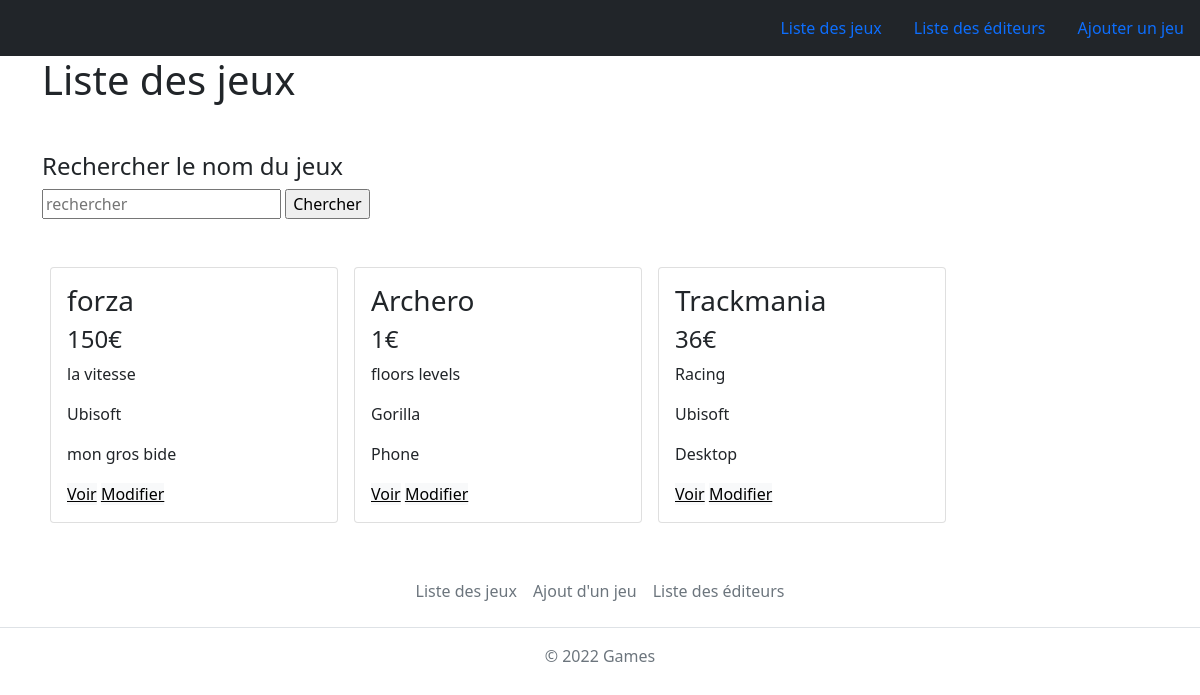
The page / on the database its author committed.
### tables this page shows
CREATE TABLE `games` (
  `id` int(11) NOT NULL,
  `name_game` varchar(50) NOT NULL,
  `description_game` text NOT NULL,
  `price` int(11) NOT NULL,
  `device` varchar(255) NOT NULL,
  `genre` varchar(255) NOT NULL,
  `editor` varchar(255) NOT NULL
);

### index.php (the view, shortened to what this page needs)
<?php
include('Config/db.php');
$allgames = $db->query('SELECT * FROM games ORDER BY id DESC');
?>
<!doctype html>
<html lang="en">
<head>
    <link href="https://cdn.jsdelivr.net/npm/bootstrap@5.1.3/dist/css/bootstrap.min.css" rel="stylesheet">
</head>
<body>
    <?php include('Components/Header.php'); ?>
    <div class="container">
        <h1 class="">Liste des jeux</h1>
        <h4 class="mt-5">Rechercher le nom du jeux</h4>
        <form method="GET" class="mb-5">
            <input type="search" name="search" placeholder="rechercher">
            <input type="submit" name="chercher" value="Chercher">
        </form>
        <div class="d-flex flex-wrap">
            <?php if ($allgames->rowCount() > 0) {
                foreach ($allgames as $c) : ?>
                    <div class="card mx-2 mb-2" style="width: 18rem;">
                        <div class="card-body ">
                            <h3 class="card-title"><?= $c['name_game']; ?></h3>
                            <h4 class="card-text"><?= $c['price']; ?>€</h4>
                            <p class="card-text"><?= $c['genre']; ?></p>
                            <p class="card-text"><?= $c['editor']; ?></p>
                            <p class="card-text"><?= $c['device']; ?></p>
                            <a href="show.php?id=<?= $c['id']; ?>" class="btn-light">Voir</a>
                            <a href="update.php?id=<?= $c['id']; ?>" class="btn-light">Modifier</a>
                        </div>
                    </div>
                <?php endforeach;
            } else {
                ?>
                <p>Aucun jeux trouvé</p>
            <?php
            }
            ?>
        </div>
    </div>
    <?php include('Components/Footer.php'); ?>
</body>
</html>

### Components/Header.php
<ul class="nav justify-content-end navbar navbar-dark bg-dark">
        <li class="nav-item">
            <a class="nav-link" href="index.php">Liste des jeux</a>
        </li>
        <li class="nav-item">
            <a class="nav-link" href="indexEditor.php">Liste des éditeurs</a>
        </li>
        <li class="nav-item">
            <a class="nav-link" href="create.php">Ajouter un jeu</a>
        </li>
    </ul>

### Components/Footer.php
<footer class="py-3 my-4">
    <ul class="nav justify-content-center border-bottom pb-3 mb-3">
        <li class="nav-item"><a href="index.php" class="nav-link px-2 text-muted">Liste des jeux</a></li>
        <li class="nav-item"><a href="create.php" class="nav-link px-2 text-muted">Ajout d'un jeu</a></li>
        <li class="nav-item"><a href="indexEditor.php" class="nav-link px-2 text-muted">Liste des éditeurs</a></li>
    </ul>
    <p class="text-center text-muted">© 2022 Games</p>
</footer>

### rows shown on the page
games: name_game "forza", price "150", genre "la vitesse", editor "Ubisoft", device "mon gros bide"
games: name_game "Archero", price "1", genre "floors levels", editor "Gorilla", device "Phone"
games: name_game "Trackmania", price "36", genre "Racing", editor "Ubisoft", device "Desktop"
